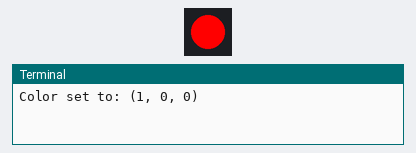
A program run on a simulated Raspberry Pi (BCM pin numbers). Parts: 1 RGB LEDs in strip order, left to right, the last lines printed to the terminal.

Above: at 0.5 s.
At 1.5 s:
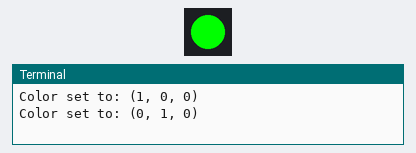
At 5.5 s:
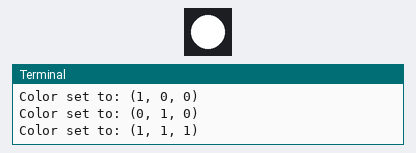
Timing chart, 0 to 6.9 s (numbered marks = the images above):
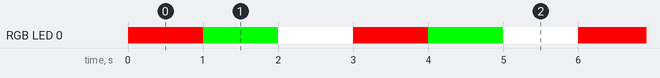

Measured:
- by itself, RGB LED 0: repeats every 3.0 s: RGB(0, 255, 0) 1.0 s, RGB(255, 255, 255) 1.0 s, RGB(255, 0, 0) 1.0 s
- by itself, everything shown: repeats every 3.0 s, in 3 steps

The program:

rgb_test.py
```python
from gpiozero import RGBLED
from time import sleep

COLORS = [(1, 0, 0), (0, 1, 0), (1, 1, 1)]
led = RGBLED(red=21, green=20, blue=16)

try:
	while True:
		for color in COLORS:
			led.color = color
			print(f"Color set to: {color}")
			sleep(1)

except KeyboardInterrupt:
	pass
```
